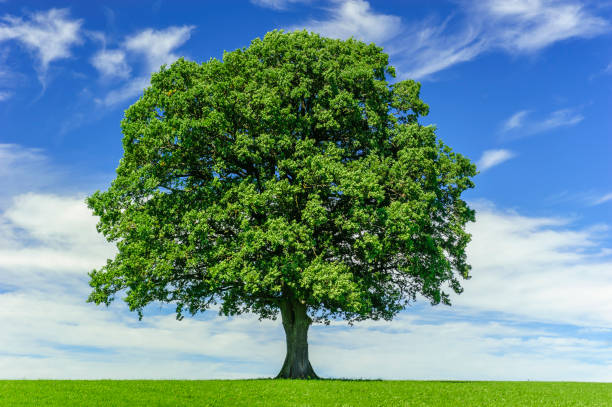
#> input picture tree.jpg, 612 x 407 px
$ python edge_detection.py   (older library calls are emulated)
#> lines starting #> are read from the running program, lines starting #| are printed output that depends on the picture
import cv2
import matplotlib.pyplot as plt
import numpy as np
image=cv2.imread('tree.jpg')
#> image is the input picture: shape (407, 612, 3); mean B, G, R 140.7, 144.1, 105.5
def show_img(image,title):
    plt.figure(figsize=(8,8))
    plt.imshow(cv2.cvtColor(image,cv2.COLOR_BGR2RGB))
    plt.title(title)
plt.imshow(cv2.bitwise_or(cv2.Sobel(cv2.cvtColor(image,cv2.COLOR_BGR2GRAY),cv2.CV_64F,0,1,ksize=3).astype(np.uint8),cv2.Sobel(cv2.cvtColor(image,cv2.COLOR_BGR2GRAY),cv2.CV_64F,1,0,ksize=3).astype(np.uint8)))
plt.imshow(cv2.Canny(image,100,300))
plt.imshow(cv2.Laplacian(image,cv2.CV_64F))
plt.imshow(cv2.GaussianBlur(cv2.cvtColor(image,cv2.COLOR_BGR2RGB),(11,13),0))
plt.imshow(cv2.medianBlur(cv2.cvtColor(image,cv2.COLOR_BGR2RGB),13))
plt.show()
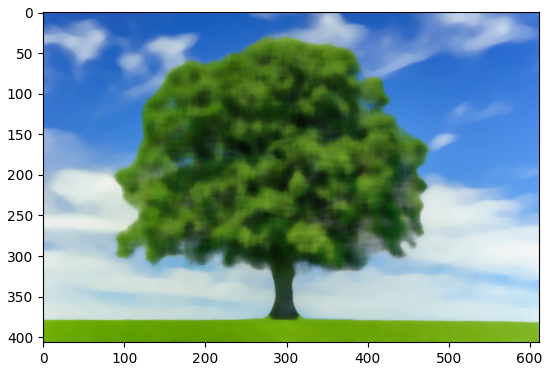
#> figure drawn by matplotlib, 1 panel

$ run again, with picture_1762187885.jpg copied over tree.jpg
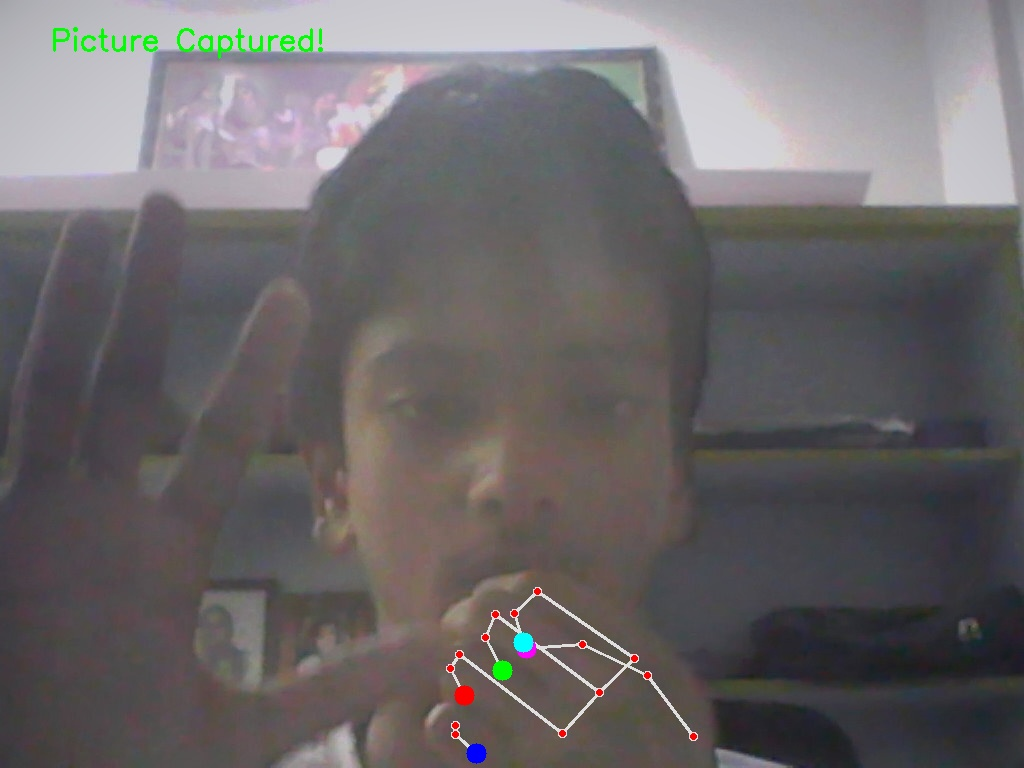
#> input picture picture_1762187885.jpg, 1024 x 768 px
#> image is the input picture: shape (768, 1024, 3); mean B, G, R 105.1, 103.6, 107.6
#> `plt.show()`:
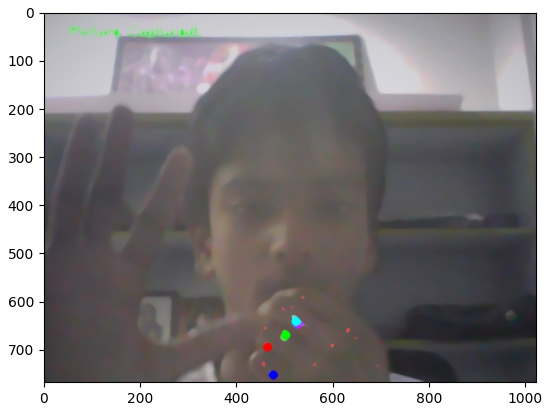
#> figure drawn by matplotlib, 1 panel
